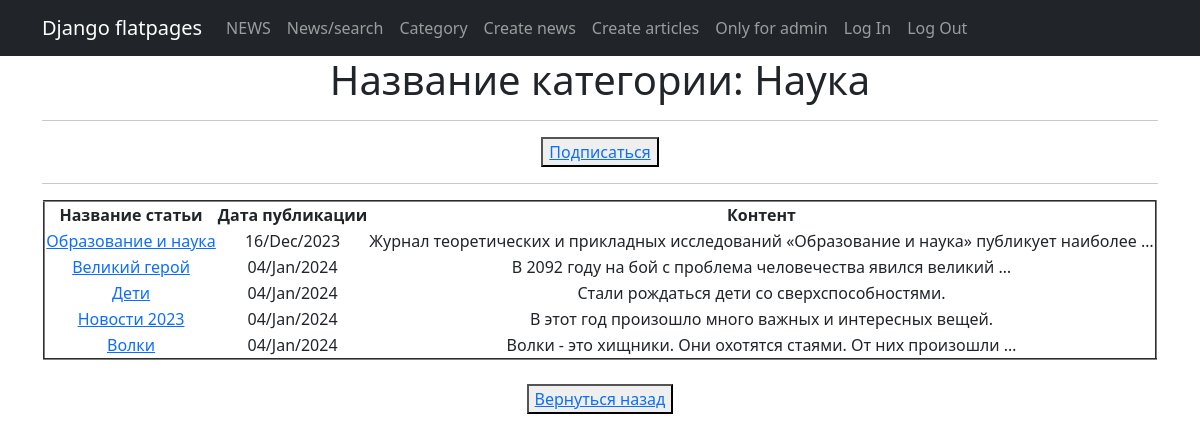
/news/category/2/ (signed in), run on the app's committed database.
### news/models.py (models this page shows, shortened)
class Category(models.Model):
    name = models.CharField(max_length=255, unique=True)
    subscribers = models.ManyToManyField(User, through='CategorySubscribers')
    def get_post(self):
        return self.post_set.all()

class Post(models.Model):
    author = models.ForeignKey(Author, on_delete=models.CASCADE, verbose_name='Автор')
    position = models.CharField(max_length=2,
                                choices=POSITIONS,
                                default=news)
    time_create = models.DateTimeField(auto_now_add=True)
    category = models.ManyToManyField(Category, through='PostCategory', verbose_name='Категория')
    title = models.CharField(max_length=255, verbose_name='Заголовок')
    text = models.TextField(verbose_name='Контент')
    rating = models.IntegerField(default=0)
    def get_absolute_url(self):
        return reverse(
            'news:post_detail',
            args=[self.id]
            )

### news/views.py (the view)
# urls.py: path('category/<int:pk>/', CategoryDetail.as_view(), name='category_detail'),
class CategoryDetail(DetailView):
    model = Category
    template_name = 'category.html'
    context_object_name = 'category'
    pk_url_kwarg = 'pk'
    def get_context_data(self, **kwargs: Any) -> dict[str, Any]:
        context = super().get_context_data(**kwargs)
        category = Category.objects.get(pk=self.kwargs['pk'])
        context['is_not_subscribe'] = not self.request.user.category_set.filter(id=category.pk).exists()
        return context

### news/templatetags/custom_filter.py (called while the page is built)
@register.filter()
def censor(text):
    if isinstance(text, str):
        text1 = []
        for string in text.split():
            for string_not in STRING_NOT:
                if string.lower().startswith(string_not[:-4]):
                    if string[-1] in ZNAKI:
                        string = string[0] + '*' * len(string[1:-1]) + string[-1]
                    else:
                        string = string[0] + '*' * len(string[1:-1])
            text1.append(string)
    else:
        raise TypeError
    return " ".join(text1)

### templates/category.html (shortened to what this page needs)
{% extends 'flatpages/default.html' %}
{% load custom_filter %}
{% block content %}
<h1>Название категории: {{ category.name }}</h1>
<hr>
{% if is_not_subscribe %}
<button><a href="subscribe/">Подписаться</a></button>
{% else %}
<p>Вы уже подписаны на данную категорию</p>
{% endif %}
<hr>
{% if category.get_post %}
<table border="2" align="center">
    <tr>
        <th>Название статьи</th>
        <th>Дата публикации</th>
        <th colspan="4">Контент</th>
    </tr>
    {% for post in category.get_post %}
    <tr>
        <td><a href="{{ post.get_absolute_url }}">{{ post.title|truncatewords:8|censor }}</a></td>
        <td>{{ post.time_create|date:'d/M/Y' }}</td>
        <td>{{ post.text|truncatewords:10|censor }}</td>
    </tr>
    {% endfor %}
</table>
{% else %}
<h2>В этой категории нет статей</h2>
{% endif %}
<br>
<button><a href="{% url 'news:category_list' %}">Вернуться назад</a></button>
{% endblock content %}

### data on the page
Category: name "Наука"
Post: title|censor "Образование и наука", time_create "16/Dec/2023", text|censor "Журнал теоретических и прикладных исследований «Образование и наука» публикует наиболее …"
Post: title|censor "Великий герой", time_create "04/Jan/2024", text|censor "В 2092 году на бой с проблема человечества явился великий …"
Post: title|censor "Дети", time_create "04/Jan/2024", text|censor "Стали рождаться дети со сверхспособностями."
Post: title|censor "Новости 2023", time_create "04/Jan/2024", text|censor "В этот год произошло много важных и интересных вещей."
Post: title|censor "Волки", time_create "04/Jan/2024", text|censor "Волки - это хищники. Они охотятся стаями. От них произошли …"
